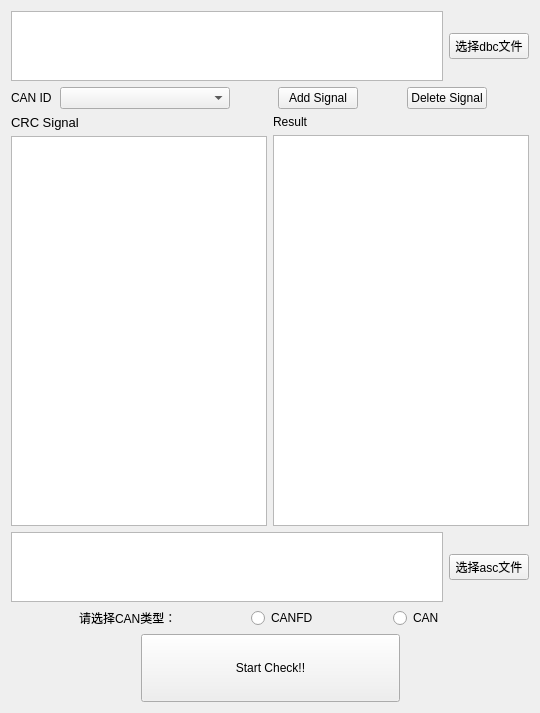
                     <widget class="QWidget" name="crc_page">
                      <layout class="QVBoxLayout" name="verticalLayout_12" stretch="1,1,12,1,1,2,0">
                       <item>
                        <layout class="QHBoxLayout" name="horizontalLayout_13" stretch="8,1">
                         <item>
                          <widget class="QTextBrowser" name="dbc_filepath">
                           <property name="maximumSize">
                            <size>
                             <width>16777215</width>
                             <height>16777215</height>
                            </size>
                           </property>
                           <property name="font">
                            <font>
                             <family>Segoe UI</family>
                             <pointsize>10</pointsize>
                             <italic>false</italic>
                             <bold>false</bold>
                             <underline>false</underline>
                            </font>
                           </property>
                           <property name="layoutDirection">
                            <enum>Qt::LeftToRight</enum>
                           </property>
                           <property name="autoFillBackground">
                            <bool>true</bool>
                           </property>
                           <property name="midLineWidth">
                            <number>-1</number>
                           </property>
                           <property name="html">
                            <string>&lt;!DOCTYPE HTML PUBLIC &quot;-//W3C//DTD HTML 4.0//EN&quot; &quot;http://www.w3.org/TR/REC-html40/strict.dtd&quot;&gt;
&lt;html&gt;&lt;head&gt;&lt;meta name=&quot;qrichtext&quot; content=&quot;1&quot; /&gt;&lt;meta charset=&quot;utf-8&quot; /&gt;&lt;style type=&quot;text/css&quot;&gt;
p, li { white-space: pre-wrap; }
hr { height: 1px; border-width: 0; }
li.unchecked::marker { content: &quot;\2610&quot;; }
li.checked::marker { content: &quot;\2612&quot;; }
&lt;/style&gt;&lt;/head&gt;&lt;body style=&quot; font-family:'Segoe UI'; font-size:10pt; font-weight:400; font-style:normal;&quot;&gt;
&lt;p style=&quot;-qt-paragraph-type:empty; margin-top:0px; margin-bottom:0px; margin-left:0px; margin-right:0px; -qt-block-indent:0; text-indent:0px; color:#ff0000;&quot;&gt;&lt;br /&gt;&lt;/p&gt;&lt;/body&gt;&lt;/html&gt;</string>
                           </property>
                          </widget>
                         </item>
                         <item>
                          <widget class="QPushButton" name="dbc_btn">
                           <property name="text">
                            <string>选择dbc文件</string>
                           </property>
                          </widget>
                         </item>
                        </layout>
                       </item>
                       <item>
                        <layout class="QHBoxLayout" name="horizontalLayout_14" stretch="2,8,2,2,2,2,2">
                         <item>
                          <widget class="QLabel" name="label">
                           <property name="text">
                            <string>CAN ID</string>
                           </property>
                          </widget>
                         </item>
                         <item>
                          <widget class="QComboBox" name="comboBox_canid"/>
                         </item>
                         <item>
                          <spacer name="horizontalSpacer_14">
                           <property name="orientation">
                            <enum>Qt::Horizontal</enum>
                           </property>
                           <property name="sizeHint" stdset="0">
                            <size>
                             <width>40</width>
                             <height>20</height>
                            </size>
                           </property>
                          </spacer>
                         </item>
                         <item>
                          <widget class="QPushButton" name="pushButton_add">
                           <property name="text">
                            <string>Add Signal</string>
                           </property>
                          </widget>
                         </item>
                         <item>
                          <spacer name="horizontalSpacer_16">
                           <property name="orientation">
                            <enum>Qt::Horizontal</enum>
                           </property>
                           <property name="sizeHint" stdset="0">
                            <size>
                             <width>40</width>
                             <height>20</height>
                            </size>
                           </property>
                          </spacer>
                         </item>
                         <item>
                          <widget class="QPushButton" name="pushButton_delete">
                           <property name="text">
                            <string>Delete Signal</string>
                           </property>
                          </widget>
                         </item>
                         <item>
                          <spacer name="horizontalSpacer_15">
                           <property name="orientation">
                            <enum>Qt::Horizontal</enum>
                           </property>
                           <property name="sizeHint" stdset="0">
                            <size>
                             <width>40</width>
                             <height>20</height>
                            </size>
                           </property>
                          </spacer>
                         </item>
                        </layout>
                       </item>
                       <item>
                        <layout class="QHBoxLayout" name="horizontalLayout_15">
                         <item>
                          <layout class="QVBoxLayout" name="verticalLayout_10">
                           <item>
                            <widget class="QLabel" name="label_2">
                             <property name="font">
                              <font>
                               <family>Segoe UI</family>
                               <pointsize>10</pointsize>
                               <italic>false</italic>
                               <bold>false</bold>
                              </font>
                             </property>
                             <property name="text">
                              <string>CRC Signal</string>
                             </property>
                            </widget>
                           </item>
                           <item>
                            <widget class="QListWidget" name="listWidget_signal"/>
                           </item>
                          </layout>
                         </item>
                         <item>
                          <layout class="QVBoxLayout" name="verticalLayout_11">
                           <item>
                            <widget class="QLabel" name="label_3">
                             <property name="text">
                              <string>Result</string>
                             </property>
                            </widget>
                           </item>
                           <item>
                            <widget class="QListWidget" name="listWidget_result"/>
                           </item>
                          </layout>
                         </item>
                        </layout>
                       </item>
                       <item>
                        <layout class="QHBoxLayout" name="horizontalLayout_16" stretch="8,1">
                         <item>
                          <widget class="QTextBrowser" name="asc_filepath"/>
                         </item>
                         <item>
                          <widget class="QPushButton" name="pushButton_asc">
                           <property name="text">
                            <string>选择asc文件</string>
                           </property>
                          </widget>
                         </item>
                        </layout>
                       </item>
                       <item>
                        <layout class="QHBoxLayout" name="horizontalLayout_17" stretch="1,1,1,1,1,1,1">
                         <item>
                          <spacer name="horizontalSpacer_27">
                           <property name="orientation">
                            <enum>Qt::Horizontal</enum>
                           </property>
                           <property name="sizeHint" stdset="0">
                            <size>
                             <width>40</width>
                             <height>20</height>
                            </size>
                           </property>
                          </spacer>
                         </item>
                         <item>
                          <widget class="QLabel" name="label_4">
                           <property name="text">
                            <string>请选择CAN类型：</string>
                           </property>
                          </widget>
                         </item>
                         <item>
                          <spacer name="horizontalSpacer_18">
                           <property name="orientation">
                            <enum>Qt::Horizontal</enum>
                           </property>
                           <property name="sizeHint" stdset="0">
                            <size>
                             <width>40</width>
                             <height>20</height>
                            </size>
                           </property>
                          </spacer>
                         </item>
                         <item>
                          <widget class="QRadioButton" name="radioButton_canfd">
                           <property name="text">
                            <string>CANFD</string>
                           </property>
                          </widget>
                         </item>
                         <item>
                          <spacer name="horizontalSpacer_13">
                           <property name="orientation">
                            <enum>Qt::Horizontal</enum>
                           </property>
                           <property name="sizeHint" stdset="0">
                            <size>
                             <width>40</width>
                             <height>20</height>
                            </size>
                           </property>
                          </spacer>
                         </item>
                         <item>
                          <widget class="QRadioButton" name="radioButton_can">
                           <property name="text">
                            <string>CAN</string>
                           </property>
                          </widget>
                         </item>
                         <item>
                          <spacer name="horizontalSpacer_19">
                           <property name="orientation">
                            <enum>Qt::Horizontal</enum>
                           </property>
                           <property name="sizeHint" stdset="0">
                            <size>
                             <width>40</width>
                             <height>20</height>
                            </size>
                           </property>
                          </spacer>
                         </item>
                        </layout>
                       </item>
                       <item>
                        <layout class="QHBoxLayout" name="horizontalLayout_25" stretch="1,2,1">
                         <item>
                          <spacer name="horizontalSpacer_17">
                           <property name="orientation">
                            <enum>Qt::Horizontal</enum>
                           </property>
                           <property name="sizeHint" stdset="0">
                            <size>
                             <width>40</width>
                             <height>20</height>
                            </size>
                           </property>
                          </spacer>
                         </item>
                         <item>
                          <widget class="QPushButton" name="pushButton_start">
                           <property name="sizePolicy">
                            <sizepolicy hsizetype="Minimum" vsizetype="Expanding">
                             <horstretch>0</horstretch>
                             <verstretch>0</verstretch>
                            </sizepolicy>
                           </property>
                           <property name="text">
                            <string>Start Check!!</string>
                           </property>
                          </widget>
                         </item>
                         <item>
                          <spacer name="horizontalSpacer_26">
                           <property name="orientation">
                            <enum>Qt::Horizontal</enum>
                           </property>
                           <property name="sizeHint" stdset="0">
                            <size>
                             <width>40</width>
                             <height>20</height>
                            </size>
                           </property>
                          </spacer>
                         </item>
                        </layout>
                       </item>
                       <item>
                        <layout class="QHBoxLayout" name="horizontalLayout_18"/>
                       </item>
                      </layout>
                     </widget>
